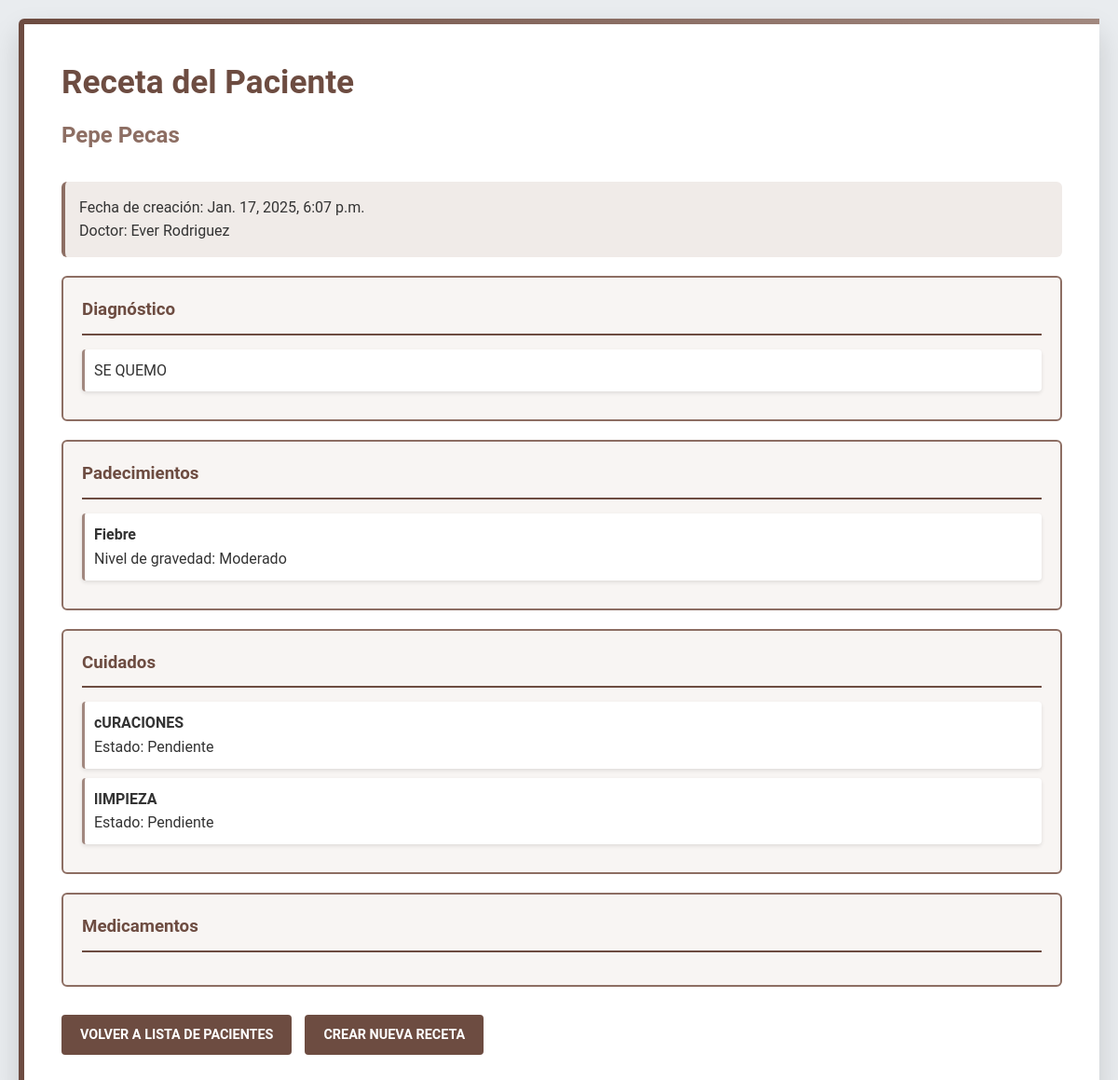
The page /doctor/ver-receta-paciente/2/ (signed in) on the database its author committed.
### usuarioJefa/models.py (models this page shows, shortened)
class Paciente(models.Model):
    SEXO_CHOICES = [
        ('M', 'Masculino'),
        ('F', 'Femenino'),
    ]
    ESTADO_CHOICES = [
        ('ACTIVO', 'Activo'),
        ('INACTIVO', 'Inactivo'),
    ]
    nombres = models.CharField(max_length=100)
    apellidos = models.CharField(max_length=100)
    fecha_nacimiento = models.DateField()
    sexo = models.CharField(max_length=1, choices=SEXO_CHOICES)
    num_seguridad_social = models.CharField(max_length=20, unique=True)
    fecha_ingreso = models.DateTimeField(default=timezone.now)
    estado = models.CharField(max_length=10, choices=ESTADO_CHOICES, default='ACTIVO')
    area = models.ForeignKey('login.AreaEspecialidad', on_delete=models.PROTECT)  # Referenciamos a login.AreaEspecialidad
    doctor_actual = models.ForeignKey(
        Usuarios,
        on_delete=models.SET_NULL,
        null=True,
        related_name='pacientes_doctor',
        limit_choices_to={'tipoUsuario': 'DR'}
    )
    enfermero_actual = models.ForeignKey(
        Usuarios,
        on_delete=models.SET_NULL,
        null=True,
        related_name='pacientes_enfermero',
        limit_choices_to={'tipoUsuario': 'EN'}
    )
    hospital_origen = models.CharField(max_length=200, blank=True, null=True)
    esta_activo = models.BooleanField(default=True)
    fecha_alta = models.DateTimeField(null=True, blank=True)
    numero_ingresos = models.PositiveIntegerField(default=1)

### usuarioDoctor/models.py (models this page shows, shortened)
class Receta(models.Model):
    paciente = models.ForeignKey('usuarioJefa.Paciente', on_delete=models.CASCADE, related_name='recetas_doctor')
    doctor = models.ForeignKey(
        Usuarios,
        on_delete=models.PROTECT,
        limit_choices_to={'tipoUsuario': 'DR'}
    )
    diagnostico = models.ForeignKey(Diagnostico, on_delete=models.CASCADE)
    fecha_creacion = models.DateTimeField(auto_now_add=True)
    fecha_modificacion = models.DateTimeField(auto_now=True)
    aprobado_por_jefa = models.BooleanField(default=False)
    activa = models.BooleanField(default=True)
    numero_ingreso = models.PositiveIntegerField(default=1)

class Diagnostico(models.Model):
    NIVELES_GRAVEDAD = [
        (1, 'Leve'),
        (2, 'Moderado'),
        (3, 'Grave')
    ]
    paciente = models.ForeignKey('usuarioJefa.Paciente', on_delete=models.CASCADE, related_name='diagnosticos')
    doctor = models.ForeignKey(
        Usuarios,
        on_delete=models.PROTECT,
        limit_choices_to={'tipoUsuario': 'DR'}
    )
    descripcion = models.TextField()
    cuidados_especificos = models.TextField()
    fecha_creacion = models.DateTimeField(auto_now_add=True)
    fecha_modificacion = models.DateTimeField(auto_now=True)
    aprobado_por_jefa = models.BooleanField(default=False)
    activo = models.BooleanField(default=True)
    numero_ingreso = models.PositiveIntegerField(default=1)
    class Meta:
        ordering = ['-fecha_creacion']

class RecetaPadecimiento(models.Model):
    receta = models.ForeignKey(Receta, on_delete=models.CASCADE, related_name='padecimientos')
    padecimiento = models.ForeignKey(Padecimiento, on_delete=models.PROTECT)
    nivel_gravedad = models.IntegerField(choices=Diagnostico.NIVELES_GRAVEDAD)

class Padecimiento(models.Model):
    nombre = models.CharField(max_length=200)
    descripcion = models.TextField(null=True, blank=True)
    areas = models.ManyToManyField(
        'login.AreaEspecialidad',
        blank=True,
        related_name='padecimientos_relacionados',
        help_text="Áreas hospitalarias donde se maneja este padecimiento"
    )
    fortalezas = models.ManyToManyField(
        'login.Fortaleza',
        blank=True,
        related_name='padecimientos_asociados',
        help_text="Fortalezas de enfermería necesarias para atender este padecimiento"
    )
    activo = models.BooleanField(default=True)
    class Meta:
        ordering = ['nombre']
        verbose_name = 'Padecimiento'
        verbose_name_plural = 'Padecimientos'

class RecetaCuidado(models.Model):
    receta = models.ForeignKey(Receta, on_delete=models.CASCADE, related_name='cuidados')
    cuidado = models.ForeignKey(Cuidado, on_delete=models.PROTECT)
    completado = models.BooleanField(default=False)
    fecha_completado = models.DateTimeField(null=True, blank=True)
    completado_por = models.ForeignKey(
        'login.Usuarios',
        null=True,
        blank=True,
        on_delete=models.SET_NULL,
        limit_choices_to={'tipoUsuario': 'EN'}
    )

class Cuidado(models.Model):
    nombre = models.CharField(max_length=200)
    class Meta:
        verbose_name = 'Cuidado'
        verbose_name_plural = 'Cuidados'

### login/models.py (models this page shows, shortened)
class Usuarios(AbstractUser):
    jefaPiso = 'JP'
    enfermeria = 'EN'
    doctor = 'DR'
    rolesUsuario = [
        (jefaPiso, 'Jefa de Piso'),
        (enfermeria, 'Enfermería'),
        (doctor, 'Doctor'),
    ]
    tipoUsuario = models.CharField(max_length=2, choices=rolesUsuario, default=enfermeria)
    apellidos = models.CharField(max_length=150)
    edad = models.IntegerField(null=True, blank=True)
    fechaNacimiento = models.DateField(null=True, blank=True)
    areaEspecialidad = models.ForeignKey(AreaEspecialidad, on_delete=models.SET_NULL, null=True, blank=True)
    fortalezas = models.ManyToManyField(Fortaleza, blank=True)
    estaActivo = models.BooleanField(default=True)
    fechaRegistro = models.DateTimeField(default=timezone.now)
    fechaEliminacion = models.DateTimeField(null=True, blank=True)
    cedula = models.CharField(max_length=20, blank=True, null=True)
    telefono = models.CharField(max_length=15, blank=True, null=True)
    direccion = models.TextField(blank=True, null=True)
    primerIngreso = models.BooleanField(default=True)

### usuarioDoctor/views.py (the view)
@login_required
def ver_receta_paciente(request, paciente_id):
    paciente = get_object_or_404(Paciente, id=paciente_id)
    receta = Receta.objects.filter(
        paciente=paciente,
        activa=True
    ).select_related('diagnostico').prefetch_related(
        'padecimientos',
        'cuidados',
        'detalles'
    ).order_by('-fecha_creacion').first()
    if not receta:
        messages.warning(request, 'El paciente no tiene una receta activa.')
        return redirect('doctor:pacientes_doctor')
    context = {
        'paciente': paciente,
        'receta': receta,
        'padecimientos': RecetaPadecimiento.objects.filter(receta=receta).select_related('padecimiento'),
        'cuidados': RecetaCuidado.objects.filter(receta=receta).select_related('cuidado'),
        'detalles_medicamentos': DetalleReceta.objects.filter(receta=receta).select_related('medicamento'),
        'diagnostico': receta.diagnostico,
    }
    return render(request, 'usuarioDoctor/ver_receta_paciente.html', context)

### usuarioDoctor/templates/usuarioDoctor/ver_receta_paciente.html (shortened to what this page needs)
<!DOCTYPE html>
<html lang="es">
<head>
</head>
<body>
    <div class="container">
        <div class="header">
            <h1>Receta del Paciente</h1>
            <h2>{{ paciente.nombres }} {{ paciente.apellidos }}</h2>
        </div>
        <div class="patient-info">
            <p>Fecha de creación: {{ receta.fecha_creacion }}</p>
            <p>Doctor: {{ receta.doctor.first_name }} {{ receta.doctor.apellidos }}</p>
        </div>
        <div class="seccion">
            <h3>Diagnóstico</h3>
            <div class="item">
                <p>{{ diagnostico.descripcion }}</p>
            </div>
        </div>
        <div class="seccion">
            <h3>Padecimientos</h3>
            {% for padecimiento in padecimientos %}
            <div class="item">
                <strong>{{ padecimiento.padecimiento.nombre }}</strong>
                <br>
                Nivel de gravedad: {{ padecimiento.get_nivel_gravedad_display }}
            </div>
            {% endfor %}
        </div>
        <div class="seccion">
            <h3>Cuidados</h3>
            {% for cuidado in cuidados %}
            <div class="item">
                <strong>{{ cuidado.cuidado.nombre }}</strong>
                <br>
                Estado: {% if cuidado.completado %}Completado{% else %}Pendiente{% endif %}
            </div>
            {% endfor %}
        </div>
        <div class="seccion">
            <h3>Medicamentos</h3>
        </div>
        <div style="margin-top: 20px;">
            <a href="{% url 'doctor:pacientes_doctor' %}" class="btn">Volver a lista de pacientes</a>
            <a href="{% url 'doctor:receta_paciente' paciente.id %}" class="btn">Crear nueva receta</a>
        </div>
    </div>
</body>
</html>

### usuarioDoctor/templates/usuarioDoctor/ver_receta_paciente.html (style rules this page uses)
:root { --primary-color: #6D4C41; --secondary-color: #8D6E63; --accent-color: #A1887F; --background-color: #E9ECEF; --text-color: #333333; --white: #FFFFFF; --border-color: #7E7E7E; }
* { margin: 0; padding: 0; box-sizing: border-box; font-family: 'Roboto', 'Arial', sans-serif; }
body { background-color: var(--background-color); color: var(--text-color); line-height: 1.6; padding: 20px; }
.container { background-color: var(--white); border-radius: 6px; box-shadow: 0 15px 30px rgba(0,0,0,0.15); padding: 40px; max-width: 1200px; margin: 0 auto; border-left: 6px solid var(--primary-color); position: relative; }
.container::before { content: ''; position: absolute; top: 0; left: 0; right: 0; height: 6px; background: linear-gradient(to right, var(--primary-color), var(--accent-color)); }
.header { margin-bottom: 30px; }
.header h1 { color: var(--primary-color); font-size: 2.2rem; margin-bottom: 10px; }
.header h2 { color: var(--secondary-color); font-size: 1.5rem; margin-bottom: 10px; }
.patient-info { margin-bottom: 20px; background-color: #F0EBE8; padding: 15px; border-radius: 6px; border-left: 4px solid var(--secondary-color); }
.seccion { margin: 20px 0; padding: 20px; border: 2px solid var(--secondary-color); border-radius: 6px; background-color: #F8F5F3; }
.seccion h3 { color: var(--primary-color); border-bottom: 2px solid var(--primary-color); padding-bottom: 10px; margin-bottom: 15px; }
.item { margin: 10px 0; padding: 10px; background-color: var(--white); border-radius: 4px; box-shadow: 0 2px 4px rgba(0,0,0,0.1); border-left: 3px solid var(--accent-color); }
.btn { display: inline-block; background-color: var(--primary-color); color: var(--white); text-decoration: none; padding: 10px 20px; border-radius: 4px; margin: 10px 10px 0 0; transition: background-color 0.3s ease; font-weight: 600; text-transform: uppercase; font-size: 0.9rem; }

### rows shown on the page
Paciente: nombres "Pepe", apellidos "Pecas"
Receta: fecha_creacion "Jan. 17, 2025, 6:07 p.m.", doctor.first_name "Ever", doctor.apellidos "Rodriguez"
Diagnostico: descripcion "SE QUEMO"
RecetaPadecimiento: padecimiento.nombre "Fiebre", nivel_gravedad "Moderado"
RecetaCuidado: cuidado.nombre "cURACIONES", completado "Pendiente"
RecetaCuidado: cuidado.nombre "lIMPIEZA", completado "Pendiente"
